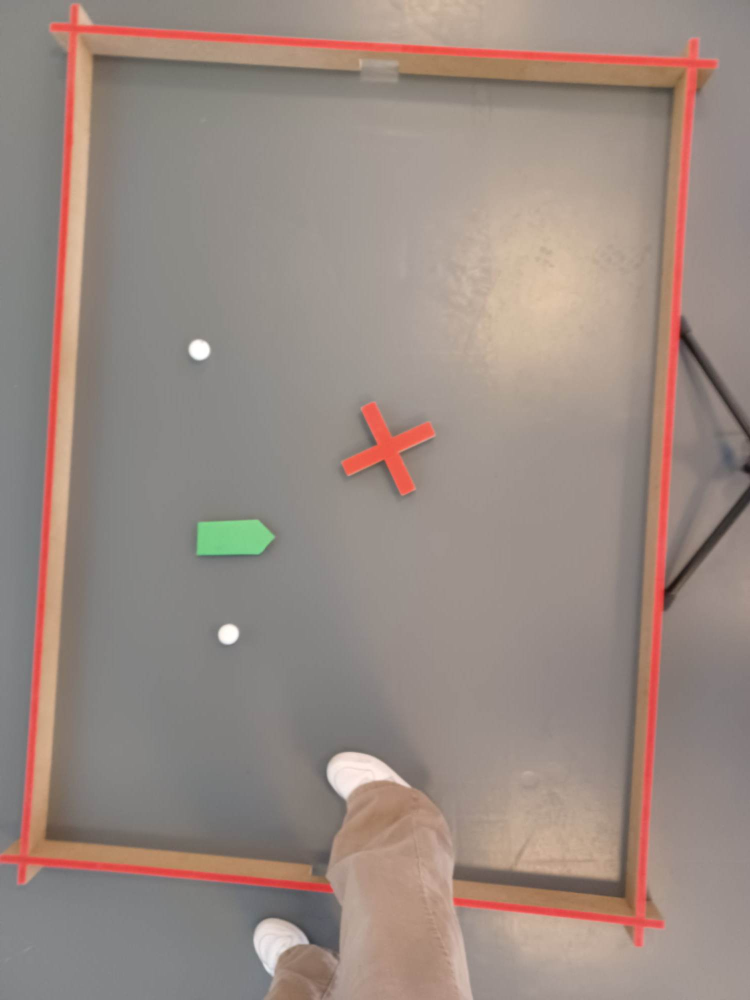
#> input picture images/testimage1.jpg, 1500 x 2000 px (shown at 1/2 size); its folder holds only this picture in this run
$ python -i handleObstacles_2.py   (imports and definitions only)
#> lines starting #> are read from the running program, lines starting #| are printed output that depends on the picture; after the words box and inside, x2 and y2 are one past the last pixel; in counts of white or black regions, pixels touching at a corner belong together
import cv2
import numpy as np

# [2 lines not run here, left out]
obstacle_center = (int(0), int(0))


def get_obstacle_center():
    return obstacle_center

# skal måske ændres ift hvordan koordinaterne er for framen.
# [63 lines left out: functions avoid_obstacle, is_obstacle, line_intersection, not called in this run]


def draw_rect_and_center(image, contours):
    global top_left, top_right, bottom_right, bottom_left, obstacle_points, obstacle_center
    rotated_box = None
    center_x = None
    center_y = None

    for contour in contours:
        epsilon = 0.02 * cv2.arcLength(contour, True)
        approx = cv2.approxPolyDP(contour, epsilon, True)

        # Check if the contour has a certain size range
        min_contour_area = 3450  # Adjust this value as needed
        max_contour_area = 15000  # Adjust this value as needed
        contour_area = cv2.contourArea(approx)

        if min_contour_area < contour_area < max_contour_area:
            middle_obstacle = approx

            # Find the minimum bounding rectangle that encloses the contour
            rect = cv2.minAreaRect(middle_obstacle)
            box = cv2.boxPoints(rect)
            box = np.int0(box)

            # Calculate the center of the bounding rectangle
            center_x = int(rect[0][0])
            center_y = int(rect[0][1])

            obstacle_center = (center_x, center_y)

            # Calculate the rotation angle and scale factor
            angle = 45
            scale_factor = 3

            # Rotate and scale the bounding rectangle
            rotation_matrix = cv2.getRotationMatrix2D((center_x, center_y), angle, scale_factor)
            rotated_box = cv2.transform(np.array([box]), rotation_matrix)[0]

            # Get the corner points of the rotated and scaled rectangle
            obstacle_points = (
            tuple(rotated_box[2]), tuple(rotated_box[1]), tuple(rotated_box[0]), tuple(rotated_box[3]))
            top_right = obstacle_points[0]
            top_left = obstacle_points[1]
            bottom_left = obstacle_points[2]
            bottom_right = obstacle_points[3]

            # Draw the rotated and scaled bounding rectangle
    if rotated_box is not None:
        cv2.drawContours(image, [rotated_box], 0, (0, 0, 255), 2)

    # Draw a circle to represent the center of the bounding rectangle
    cv2.circle(image, (center_x, center_y), 3, (0, 255, 0), -1)


# [59 lines left out: functions lineIntersection1, find_quadrant, get_closest_corner, is_robot_close_to_obstacle, not called in this run]


def detect_obstacle(image):
    # Convert the image to HSV color space
    hsv = cv2.cvtColor(image, cv2.COLOR_BGR2HSV)

    # Define the lower and upper red color ranges
    lower_red1 = np.array([0, 70, 50])
    upper_red1 = np.array([20, 255, 255])
    lower_red2 = np.array([160, 70, 50])
    upper_red2 = np.array([180, 255, 255])

    # Create a mask for the red color range
    mask_red1 = cv2.inRange(hsv, lower_red1, upper_red1)
    mask_red2 = cv2.inRange(hsv, lower_red2, upper_red2)
    mask_red = cv2.bitwise_or(mask_red1, mask_red2)

    # Apply morphological operations to enhance the mask
    kernel = cv2.getStructuringElement(cv2.MORPH_ELLIPSE, (5, 5))
    mask_red = cv2.morphologyEx(mask_red, cv2.MORPH_OPEN, kernel)
    mask_red = cv2.morphologyEx(mask_red, cv2.MORPH_CLOSE, kernel)

    # Find contours of the red regions
    contours, _ = cv2.findContours(mask_red, cv2.RETR_EXTERNAL, cv2.CHAIN_APPROX_SIMPLE)

    # Draw contours on the image
    image_with_contours = image.copy()
    obstacle_contours = []

    for contour in contours:
        # Approximate the contour as a polygon
        epsilon = 0.02 * cv2.arcLength(contour, True)
        approx = cv2.approxPolyDP(contour, epsilon, True)

        # Check if the contour is approximately a plus-sign shape
        if len(approx) == 12:
            obstacle_contours.append(approx)  # Append the approximated contour

    # Draw contours on the image
    draw_rect_and_center(image_with_contours, obstacle_contours)

    return obstacle_contours, image_with_contours


def make_obstacle_contours(image):
    # Load the sample image for testing
    sample_image = image
    # Resize the image to fit the screen
    scale_percent = 30  # Adjust the scale factor as needed
    width = int(sample_image.shape[1] * scale_percent / 100)
    height = int(sample_image.shape[0] * scale_percent / 100)
    resized_image = cv2.resize(sample_image, (width, height))

    # Call the detect_obstacle function with the resized image
    image_with_obstacles = detect_obstacle(resized_image)
    return image_with_obstacles

    # Show the resized image with obstacles
    #cv2.imshow("Obstacles", image_with_obstacles)
    #cv2.waitKey(0)
    #cv2.destroyAllWindows()

>>> import cv2
>>> picture = cv2.imread('../images/testimage1.jpg')
#> picture is the input picture: shape (2000, 1500, 3); mean B, G, R 130.3, 138, 153.4
>>> result = make_obstacle_contours(picture)
#> in make_obstacle_contours, `resized_image = cv2.resize(sample_image, (width, height))`:
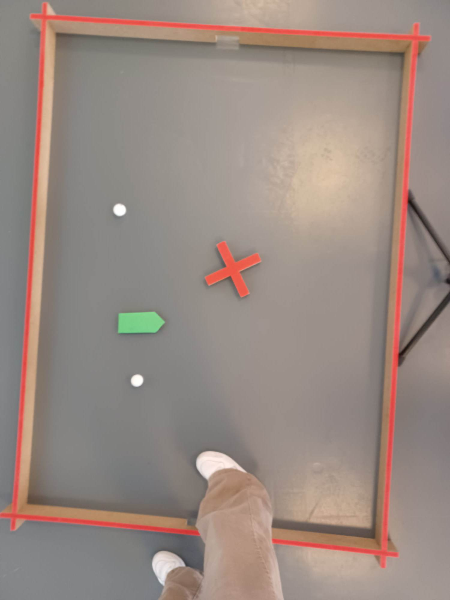
#> resized_image: shape (600, 450, 3); mean B, G, R 130.3, 138, 153.4
#> in detect_obstacle, `hsv = cv2.cvtColor(image, cv2.COLOR_BGR2HSV)`: hsv: shape (600, 450, 3); mean H, S, V 22.6, 35.3, 153.9
#> in detect_obstacle, `mask_red1 = cv2.inRange(hsv, lower_red1, upper_red1)`:
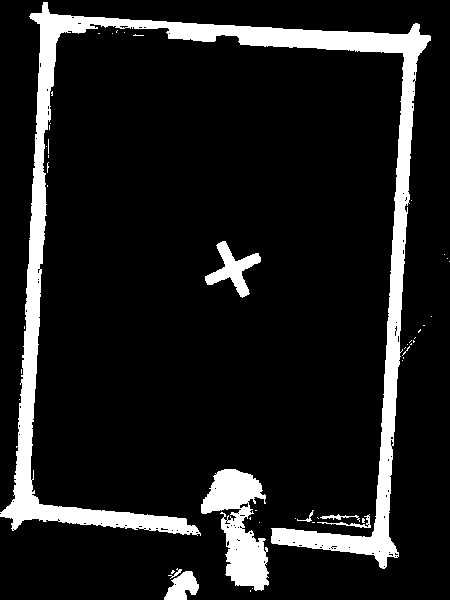
#> mask_red1: shape (600, 450); 11.7% white; 50 white regions (42 under 20 px), largest, box (x1, y1, x2, y2) and area: (0, 2, 431, 569) 24863, (201, 469, 269, 591) 4333, (205, 241, 261, 298) 1167
#> in detect_obstacle, `mask_red2 = cv2.inRange(hsv, lower_red2, upper_red2)`:
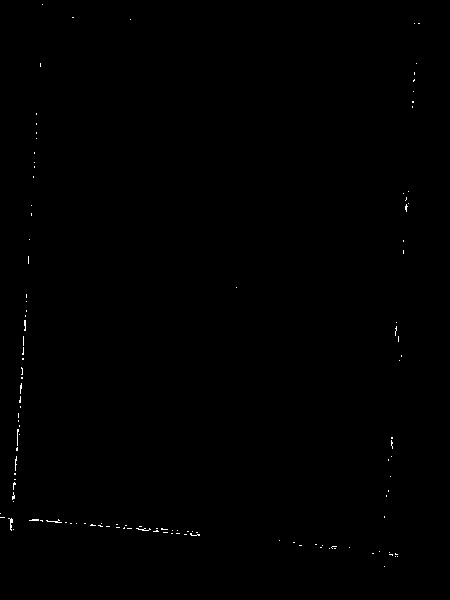
#> mask_red2: shape (600, 450); 0.2% white in thin lines or dots, all inside (x1, y1, x2, y2) = (0, 4, 420, 567)
#> in detect_obstacle, `mask_red = cv2.bitwise_or(mask_red1, mask_red2)`:
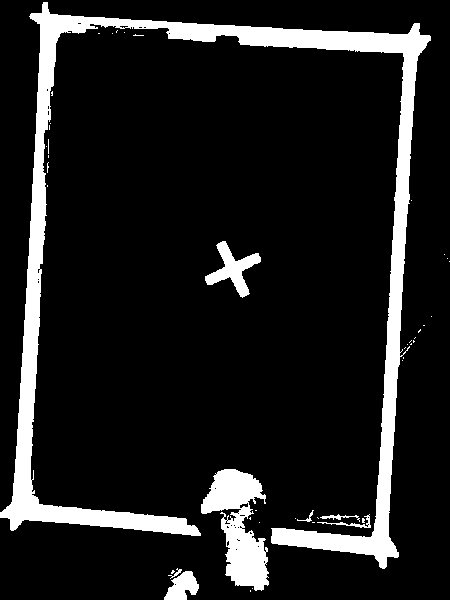
#> mask_red: shape (600, 450); 11.9% white; 46 white regions (38 under 20 px), largest, box (x1, y1, x2, y2) and area: (0, 2, 431, 569) 25430, (201, 469, 269, 591) 4333, (205, 241, 261, 298) 1168
#> in detect_obstacle, `mask_red = cv2.morphologyEx(mask_red, cv2.MORPH_OPEN, kernel)`:
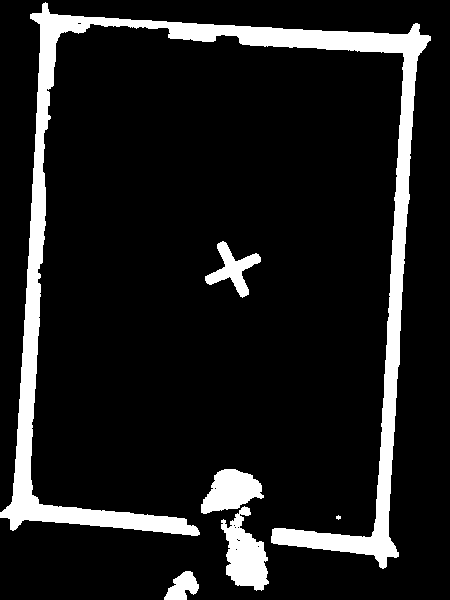
#> mask_red: shape (600, 450); 11.5% white; 6 white regions (1 under 20 px), largest, box (x1, y1, x2, y2) and area: (0, 2, 431, 569) 25200, (221, 506, 269, 591) 2292, (201, 469, 264, 514) 1795, (205, 241, 261, 298) 1159, (164, 571, 199, 600) 621
#> in detect_obstacle, `mask_red = cv2.morphologyEx(mask_red, cv2.MORPH_CLOSE, kernel)`:
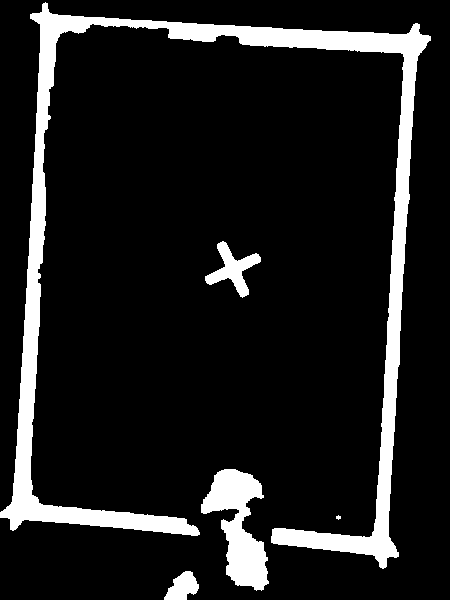
#> mask_red: shape (600, 450); 11.6% white; 5 white regions (1 under 20 px)
#> in detect_obstacle, `contours, _ = cv2.findContours(mask_red, cv2.RETR_EXTERNAL, cv2.CHAIN_..`: contours = 5 contours, 1 with area under 20; largest, box (x1, y1, x2, y2) and area: (0, 2, 431, 569) 23530, (201, 469, 269, 591) 3985, (205, 241, 261, 298) 1069, (164, 571, 199, 600) 590
#> the loop in detect_obstacle, `for contour in contours:` made 5 passes
#> epsilon on passes 1 to 5: 2.25, 0.273, 8.96, 4.63, 71.9
#> after the loop in detect_obstacle, `for contour in contours:`: obstacle_contours = 1 contour; box (x1, y1, x2, y2) and area: (205, 241, 261, 298) 1000
#> the loop in draw_rect_and_center, `for contour in contours:` made 1 pass
#> (epsilon, min_contour_area, max_contour_area, contour_area) on pass 1: (4.13, 3450, 15000, 1000)
